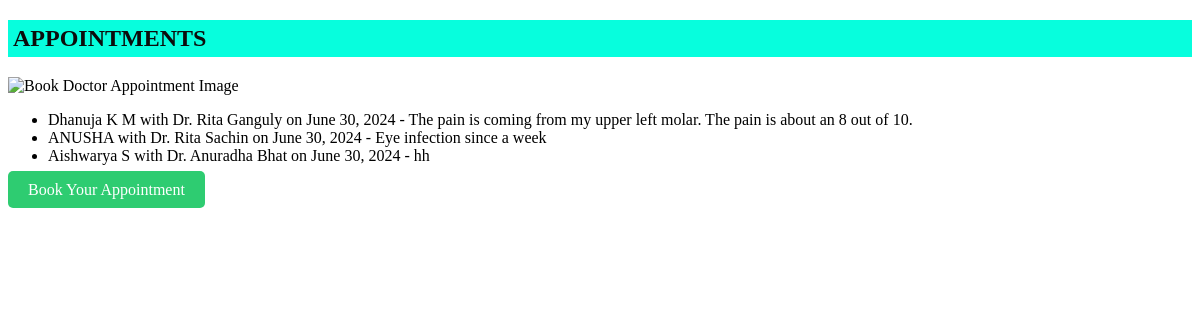
The app's page /appointments/ with its own data.
### hospital/models.py (models this page shows, shortened)
class Appointment(models.Model):
    patient = models.ForeignKey(Patient, on_delete=models.CASCADE)
    doctor = models.ForeignKey(Doctor, on_delete=models.CASCADE)
    appointment_date = models.DateField()
    description = models.TextField()

class Patient(models.Model):
    name = models.CharField(max_length=200)
    doctor = models.ForeignKey(Doctor, on_delete=models.CASCADE)
    admission_date = models.DateField()
    disease = models.CharField(max_length=100)

class Doctor(models.Model):
    name = models.CharField(max_length=200)
    specialization = models.CharField(max_length=100)
    department = models.ForeignKey(Department, on_delete=models.CASCADE)

### hospital/views.py (the view)
# urls.py: path('appointments/', views.appointments, name='appointments'),
def appointments(request):
    appointments = Appointment.objects.all()
    if request.method == 'POST':
        form = AppointmentForm(request.POST)
        if form.is_valid():
            form.save()
            return redirect('appointments')
    else:
        form = AppointmentForm()
    return render(request, 'appointments.html', {'appointments': appointments, 'form': form})

### hospital/templates/appointments.html (shortened to what this page needs)
<!DOCTYPE html>
<html>
<head>
</head>
<body>
    <h2>APPOINTMENTS</h2>
    <div class="image-container">
        <img src="https://static.vecteezy.com/system/resources/previews/013/141/034/original/book-doctor-appointment-card-template-schedule-hospital-visit-editable-social-media-post-design-flat-color-illustration-for-poster-web-banner-ecard-vector.jpg" alt="Book Doctor Appointment Image">
    </div>
    <ul>
        {% for appointment in appointments %}
            <li>{{ appointment.patient.name }} with {{ appointment.doctor.name }} on {{ appointment.appointment_date }} - {{ appointment.description }}</li>
        {% endfor %}
    </ul>
    <p><a href="book_appointment" class="book-btn">Book Your Appointment</a></p>
</body>
</html>

### hospital/templates/appointments.html (style rules this page uses)
.image-container img { width: 400px; height: 450px; }
h2 { background-color: #07fedd; color: #0c0c0c; padding: 5px; text-align: left; clear: both; }
.book-btn { background-color: #2ecc71; color: #ffffff; border: none; padding: 10px 20px; font-size: 16px; cursor: pointer; border-radius: 5px; text-decoration: none; }

### records on screen
Appointment: patient.name "Dhanuja K M", doctor.name "Dr. Rita Ganguly", appointment_date "June 30, 2024", description "The pain is coming from my upper left molar. The pain is about an 8 out of 10."
Appointment: patient.name "ANUSHA", doctor.name "Dr. Rita Sachin", appointment_date "June 30, 2024", description "Eye infection since a week"
Appointment: patient.name "Aishwarya S", doctor.name "Dr. Anuradha Bhat", appointment_date "June 30, 2024", description "hh"
